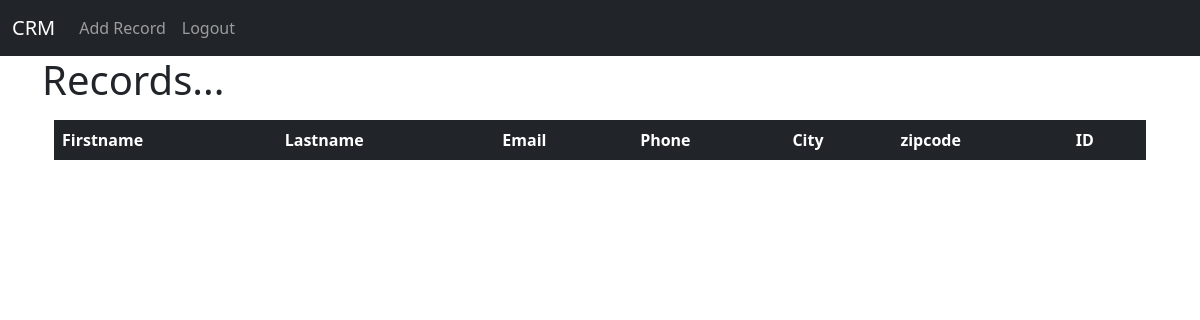
The app's page / (signed in), older data.
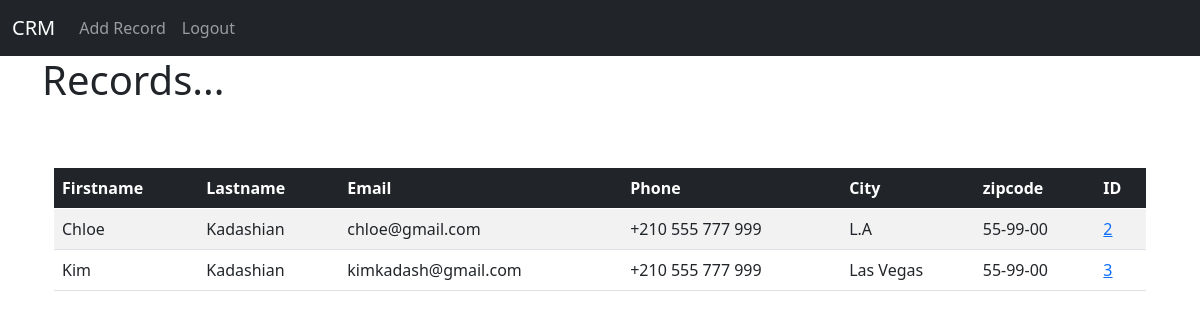
The same page, newer data.
### website/models.py (models this page shows)
class Record(models.Model):
    Created_at =models.DateTimeField(auto_now_add =True)
    first_name =models.CharField(max_length = 50)
    last_name =models.CharField(max_length = 50)
    phone = models.CharField(max_length = 50)
    email =models.CharField(max_length = 50)
    city =models.CharField(max_length = 50)
    zipcode = models.CharField(max_length = 50)

### website/views.py (the view)
# urls.py: path('',views.index,name='index'),
def index(request):
    records = Record.objects.all()
    if request.method == "POST":
        username = request.POST['username']
        password = request.POST['password']
        user = authenticate(request,username='username',password = 'password')
        if user is not None:
            login(request,user)
            messages.success(request," You have been logged in successfully")
            return redirect('index')
        else:
            messages.success(request,"Something went wrong!! Please try again...")
            return redirect('index')
    else:
        return render(request,'index.html',{'records':records})

### website/templates/index.html (shortened to what this page needs)
<!DOCTYPE html>
<html lang="en">
<head>
</head>
<body>
    {% extends 'base.html'%}
    {% block content%}
    {% if user.is_authenticated %}
        <h1>Records... </h1>
        <div class="container mt-3">
            <table class="table table-striped table-hover table bordered">
              <thead class="table-dark">
                <tr>
                  <th>Firstname</th>
                  <th>Lastname</th>
                  <th>Email</th>
                  <th>Phone</th>
                  <th>City</th>
                  <th>zipcode</th>
                  <th>ID</th>
                </tr>
              </thead>
              <tbody>
                {% if records %}
                    {% for record in records %}
                        <tr>
                            <td>{{record.first_name }} </td><br/>
                            <td>{{record.last_name }} </td>
                            <td>{{record.email }}</td>
                            <td>{{record.phone }} </td>
                            <td>{{record.city }} </td>
                          <td>{{record.zipcode }} </td>
                          <td ><a href="{% url 'record' record.id %}">{{record.id}}</a></td>
                        </tr>
                    {% endfor %}
                  {% endif %}
              </tbody>
            </table>
    {% endif %}
    {% endblock %}

### website/templates/base.html (shortened to what this page needs)
<!doctype html>
<html lang="en">
  <head>
    <link href="https://cdn.jsdelivr.net/npm/bootstrap@5.0.2/dist/css/bootstrap.min.css" rel="stylesheet">
  </head>
  <body>
    {% include 'navbar.html' %}
    <div class="container">
        {% block content %}
        {% endblock %}
    </div>
  </body>
</html>

### website/templates/navbar.html (shortened to what this page needs)
<!DOCTYPE html>
<html lang="en">
<head>
</head>
<body>
    <nav class="navbar navbar-expand-sm navbar-dark bg-dark">
        <div class="container-fluid">
          <a class="navbar-brand" href="{% url 'index' %}">CRM</a>
          <div class="collapse navbar-collapse" id="mynavbar">
            <ul class="navbar-nav me-auto">
            {% if user.is_authenticated %}
                <a class="nav-link" href="{% url 'add_record'%}">Add Record</a>
                <a class="nav-link" href="{% url 'logout'%}">Logout</a>
            {% endif%}
            </ul>
          </div>
        </div>
      </nav>
</body>
</html>

Row changes from the older to the newer data that the page shows:
added Record: first_name "Chloe", last_name "Kadashian", email "chloe@gmail.com", phone "+210 555 777 999", city "L.A", zipcode "55-99-00", id "2"
added Record: first_name "Kim", last_name "Kadashian", email "kimkadash@gmail.com", phone "+210 555 777 999", city "Las Vegas", zipcode "55-99-00", id "3"
